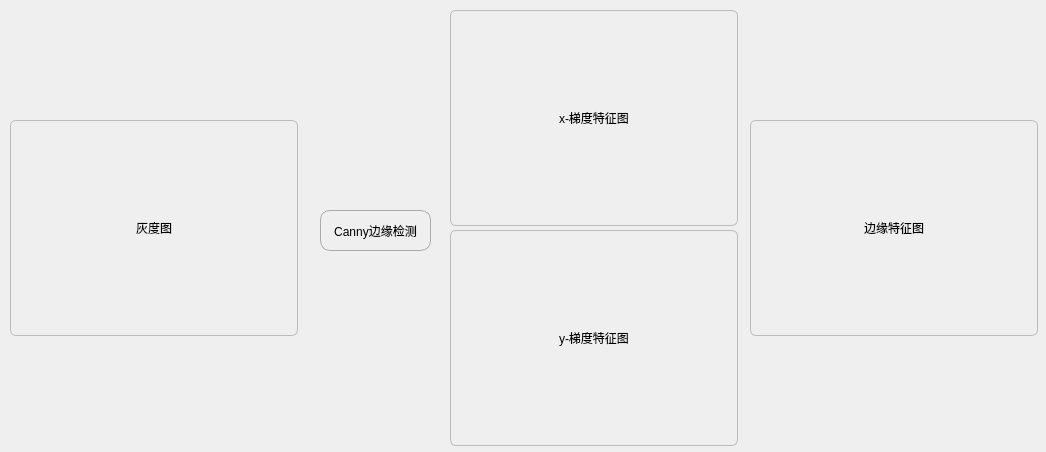
<?xml version="1.0" encoding="UTF-8"?>
<ui version="4.0">
 <class>dlg_canny</class>
 <widget class="QDialog" name="dlg_canny">
  <property name="geometry">
   <rect>
    <x>0</x>
    <y>0</y>
    <width>1046</width>
    <height>452</height>
   </rect>
  </property>
  <property name="windowTitle">
   <string>Canny边缘检测</string>
  </property>
  <property name="styleSheet">
   <string notr="true">QPushButton{
	border:1px solid #AAAAAA;
	border-radius:10px;
	padding:2px 4px;
}
QLabel{
	border:1px solid #BBBBBB;
	border-radius:6px;
	padding:4px 4px;
}</string>
  </property>
  <widget class="QLabel" name="lbl_gray">
   <property name="geometry">
    <rect>
     <x>10</x>
     <y>120</y>
     <width>288</width>
     <height>216</height>
    </rect>
   </property>
   <property name="frameShape">
    <enum>QFrame::StyledPanel</enum>
   </property>
   <property name="text">
    <string>灰度图</string>
   </property>
   <property name="alignment">
    <set>Qt::AlignCenter</set>
   </property>
  </widget>
  <widget class="QLabel" name="lbl_x_grad">
   <property name="geometry">
    <rect>
     <x>450</x>
     <y>10</y>
     <width>288</width>
     <height>216</height>
    </rect>
   </property>
   <property name="frameShape">
    <enum>QFrame::StyledPanel</enum>
   </property>
   <property name="text">
    <string>x-梯度特征图</string>
   </property>
   <property name="alignment">
    <set>Qt::AlignCenter</set>
   </property>
  </widget>
  <widget class="QLabel" name="lbl_y_grad">
   <property name="geometry">
    <rect>
     <x>450</x>
     <y>230</y>
     <width>288</width>
     <height>216</height>
    </rect>
   </property>
   <property name="frameShape">
    <enum>QFrame::StyledPanel</enum>
   </property>
   <property name="text">
    <string>y-梯度特征图</string>
   </property>
   <property name="alignment">
    <set>Qt::AlignCenter</set>
   </property>
  </widget>
  <widget class="QLabel" name="lbl_canny">
   <property name="geometry">
    <rect>
     <x>750</x>
     <y>120</y>
     <width>288</width>
     <height>216</height>
    </rect>
   </property>
   <property name="frameShape">
    <enum>QFrame::StyledPanel</enum>
   </property>
   <property name="text">
    <string>边缘特征图</string>
   </property>
   <property name="alignment">
    <set>Qt::AlignCenter</set>
   </property>
  </widget>
  <widget class="QPushButton" name="btn_canny">
   <property name="geometry">
    <rect>
     <x>320</x>
     <y>210</y>
     <width>111</width>
     <height>41</height>
    </rect>
   </property>
   <property name="text">
    <string>Canny边缘检测</string>
   </property>
  </widget>
 </widget>
 <resources/>
 <connections>
  <connection>
   <sender>btn_canny</sender>
   <signal>clicked()</signal>
   <receiver>dlg_canny</receiver>
   <slot>canny()</slot>
   <hints>
    <hint type="sourcelabel">
     <x>363</x>
     <y>238</y>
    </hint>
    <hint type="destinationlabel">
     <x>349</x>
     <y>364</y>
    </hint>
   </hints>
  </connection>
 </connections>
 <slots>
  <slot>canny()</slot>
 </slots>
</ui>
